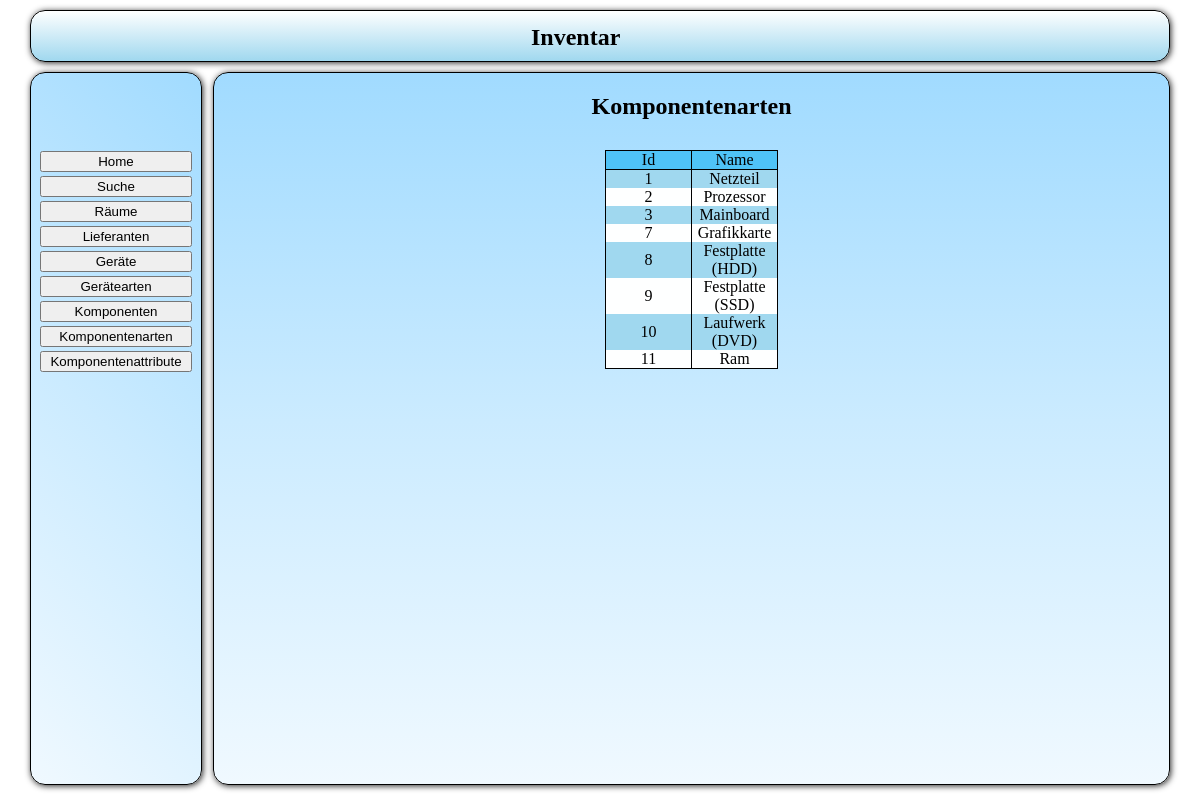
Screenshot of /src/php/fro_Auswahl.php?action=list&table=komponentenarten with the database file from the repository.
### tables this page shows
CREATE TABLE IF NOT EXISTS `tbl_komponenten_arten` (
`komponenten_art_id` int(11) NOT NULL,
  `komponenten_art_name` text
);

### src/lib/plotting/forms.php (called while the page is built, shortened)
<?php
function get($key, $default)
{
    if(isset($_GET[$key]))
    {
	return htmlspecialchars($_GET[$key]);
    }
}

### src/php/sql_get.php (called while the page is built, shortened)
<?php
function func_a_getKomponentenArten()
{
    $txt_sql_statement = "SELECT * FROM tbl_komponenten_arten;";
    $a_sql_ausgabe = array();
    $a_sql_result = mysql_query($txt_sql_statement)
            or die ("Anfrage Fehlgeschlagen");
    while($a_sql_cache = mysql_fetch_assoc($a_sql_result))
    {
	$a_sql_ausgabe[] = $a_sql_cache;
    }
    return $a_sql_ausgabe;
}

### src/php/log_Liste.php (the view, shortened to what this page needs)
<?php
echo "<h2 align='center'>".$sTitel."</h2>";
$oTabelle = new \utility\tables\table();
$oTabelle->start(false, "liste");
$oTabelle->startRow();
foreach ($aErgebnis_attribute as $mAttribut)
{
    $oTabelle->addCell($mAttribut);
}
foreach ($aErgebnisse as $aErgebnis)
{
    foreach ($aErgebnis as $sIndex => $mData)
    {
	echo $mData;
    }
}

### src/css/main.css (style rules this page uses)
body { padding: 0; margin: 0; }

### rows the page displays
tbl_komponenten_arten: komponenten_art_id "1", komponenten_art_name "Netzteil"
tbl_komponenten_arten: komponenten_art_id "2", komponenten_art_name "Prozessor"
tbl_komponenten_arten: komponenten_art_id "3", komponenten_art_name "Mainboard"
tbl_komponenten_arten: komponenten_art_id "7", komponenten_art_name "Grafikkarte"
tbl_komponenten_arten: komponenten_art_id "8", komponenten_art_name "Festplatte (HDD)"
tbl_komponenten_arten: komponenten_art_id "9", komponenten_art_name "Festplatte (SSD)"
tbl_komponenten_arten: komponenten_art_id "10", komponenten_art_name "Laufwerk (DVD)"
tbl_komponenten_arten: komponenten_art_id "11", komponenten_art_name "Ram"

### other values shown
$sTitel "Komponentenarten"
$string "Id"
$string "Name"
